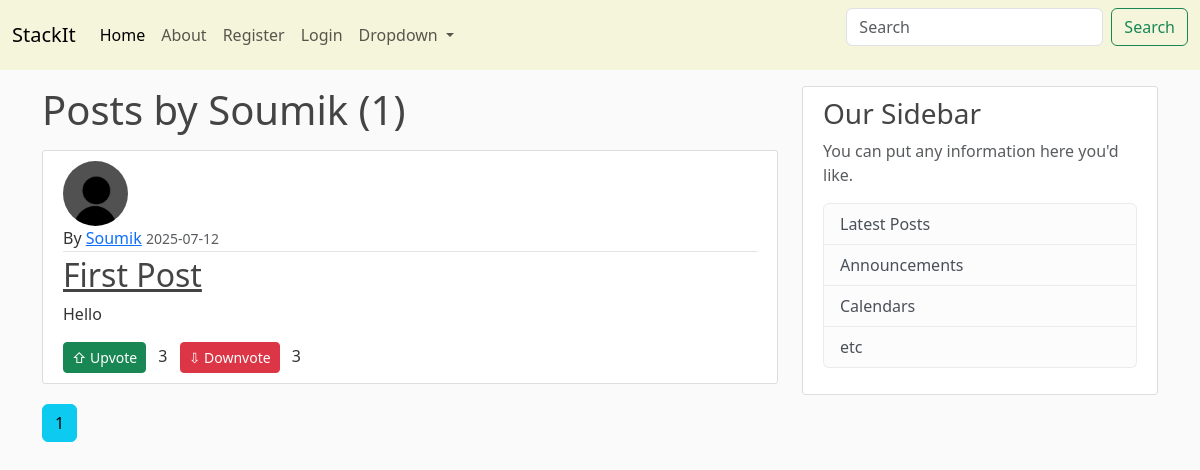
Screenshot of /user/Soumik with the database file from the repository.
### blog/models.py (models this page shows, shortened)
class user(db.Model,UserMixin):
    id=db.Column(db.Integer,primary_key=True)
    username=db.Column(db.String(20),unique=True,nullable=False)
    email=db.Column(db.String(120),unique=True,nullable=False)
    image=db.Column(db.String(20),nullable=False, default='default.jpg')
    password=db.Column(db.String(60),nullable=False)
    posts=db.relationship('post',backref='author',lazy=True)

class post(db.Model):
    id=db.Column(db.Integer,primary_key=True)
    title=db.Column(db.String(100),nullable=False)
    date_posted=db.Column(db.DateTime,nullable=False,default=datetime.datetime.utcnow)
    content=db.Column(db.Text,nullable=False)
    user_id=db.Column(db.Integer,db.ForeignKey('user.id'),nullable=False)
    upvotes = db.Column(db.Integer, default=0)
    downvotes = db.Column(db.Integer, default=0)

### blog/routes.py (the view)
@app.route('/user/<string:username>')
def user_posts(username):
    page=request.args.get('page',1,type=int)
    usr=user.query.filter_by(username=username).first_or_404()
    pst=post.query.filter_by(author=usr).order_by(post.date_posted.desc()).paginate(page=page,per_page=5)
    return render_template('user_posts.html',posts=pst,user=usr,title=username)

### blog/templates/user_posts.html
{% extends "layout.html" %}
{% block content %}
<h1 class="mb-3">Posts by {{ user.username }} ({{ posts.total }})</h1>
    {% for post in posts.items %}
        <article class="media content-section">
            <img src="{{ url_for('static', filename='profile_pics/'+post.author.image) }}" alt="" class="rounded-circle article-img">
            <div class="media-body">
            <div class="article-metadata">
                By <a class="mr-2" href="{{ url_for('user_posts',username=post.author.username) }}">{{ post.author.username }}</a>
                <small class="text-muted">{{ post.date_posted.strftime('%Y-%m-%d') }}</small>
            </div>
            <h2><a class="article-title" href="{{ url_for('post_show', post_id=post.id) }}">{{ post.title }}</a></h2>
            <p class="article-content">{{ post.content }}</p>
            <div class="vote-section mt-2">
                <form action="{{ url_for('upvote_post', post_id=post.id) }}" method="post" style="display:inline;">
                    <button type="submit" class="btn btn-success btn-sm">&#8679; Upvote</button>
                </form>
                <span class="mx-2">{{ post.upvotes or 0 }}</span>
                <form action="{{ url_for('downvote_post', post_id=post.id) }}" method="post" style="display:inline;">
                    <button type="submit" class="btn btn-danger btn-sm">&#8681; Downvote</button>
                </form>
                <span class="mx-2">{{ post.downvotes or 0 }}</span>
            </div>
            </div>
        </article>
    {% endfor %}
    {% for page_num in posts.iter_pages(left_edge=1, right_edge=1,left_current=1, right_current=2) %}
        {% if page_num %}
            {% if posts.page==page_num %}
                <a href="{{ url_for('user_posts', username=user.username,page=page_num) }}" class="btn btn-info mb-4">{{ page_num }}</a>
            {% else %}
                <a href="{{ url_for('user_posts',username=user.username,page=page_num) }}" class="btn btn-outline-info mb-4">{{ page_num }}</a>
            {% endif %}
        {% else %}
        ...
        {% endif %}
    {% endfor %}
{% endblock content %}

### blog/templates/layout.html (shortened to what this page needs)
<html>
    <head>
        <link href="https://cdn.jsdelivr.net/npm/bootstrap@5.3.3/dist/css/bootstrap.min.css" rel="stylesheet">
        <link rel="stylesheet" type="text/css" href="{{ url_for('static',filename='main.css') }}">
    </head>
    <body>
      <nav class="navbar navbar-expand-lg bg-body-tertiary">
        <div class="container-fluid">
          <a class="navbar-brand" href="{{ url_for('home') }}">StackIt</a>
          <div class="collapse navbar-collapse" id="navbarSupportedContent">
            <ul class="navbar-nav me-auto mb-2 mb-lg-0">
              <li class="nav-item">
                <a class="nav-link active" aria-current="page" href="{{ url_for('home') }}">Home</a>
              </li>
              <li class="nav-item">
                <a class="nav-link" href="{{ url_for('about') }}">About</a>
              </li>
              {% if current_user.is_authenticated %}
              <li class="nav-item">
                <a class="nav-link" href="{{ url_for('logout') }}">Logout</a>
              </li>
              <li class="nav-item">
                <a class="nav-link" href="{{ url_for('new_post') }}">New Post</a>
              </li>
              <li class="nav-item">
                <a class="nav-link" href="{{ url_for('account') }}">Account</a>
              </li>
              {% else %}
              <li class="nav-item">
                <a class="nav-link" href="{{ url_for('register') }}">Register</a>
              </li>
              <li class="nav-item">
                <a class="nav-link" href="{{ url_for('login') }}">Login</a>
              </li>
              {% endif %}
              <li class="nav-item dropdown">
                <a class="nav-link dropdown-toggle" href="#" role="button" data-bs-toggle="dropdown" aria-expanded="false">
                  Dropdown
                </a>
              </li>
            </ul>
            <form class="d-flex" role="search">
              <input class="form-control me-2" type="search" placeholder="Search" aria-label="Search">
              <button class="btn btn-outline-success" type="submit">Search</button>
            </form>
          </div>
        </div>
      </nav>
      <main role="main" class="container">
        <div class="row">
          <div class="col-md-8">
            {% block content %}{% endblock %}
          </div>
          <div class="col-md-4">
            <div class="content-section">
              <h3>Our Sidebar</h3>
              <p class='text-muted'>You can put any information here you'd like.
                <ul class="list-group">
                  <li class="list-group-item list-group-item-light">Latest Posts</li>
                  <li class="list-group-item list-group-item-light">Announcements</li>
                  <li class="list-group-item list-group-item-light">Calendars</li>
                  <li class="list-group-item list-group-item-light">etc</li>
                </ul>
              </p>
            </div>
          </div>
        </div>
      </main>
    </body>
</html>

### blog/static/main.css (style rules this page uses)
body { background: #fafafa; color: #333333; }
.bg-body-tertiary { --bs-bg-opacity: 1; background-color: beige !important; margin-bottom: 1rem; }
h1, h2, h3, h4, h5, h6 { color: #444444; }
.content-section { background: #ffffff; padding: 10px 20px; border: 1px solid #dddddd; border-radius: 3px; margin-bottom: 20px; }
.article-title { color: #444444; }
.article-content { white-space: pre-line; }
.article-img { height: 65px; width: 65px; margin-right: 16px; }
.article-metadata { padding-bottom: 1px; margin-bottom: 4px; border-bottom: 1px solid #e3e3e3 }

### rows the page displays
user: username "Soumik"
post: image (placeholder picture), author.username "Soumik", date_posted "2025-07-12", title "First Post", content "Hello", upvotes "3", downvotes "3"

### other values shown
{{ posts.total }} "1"
{{ page_num }} "1"
